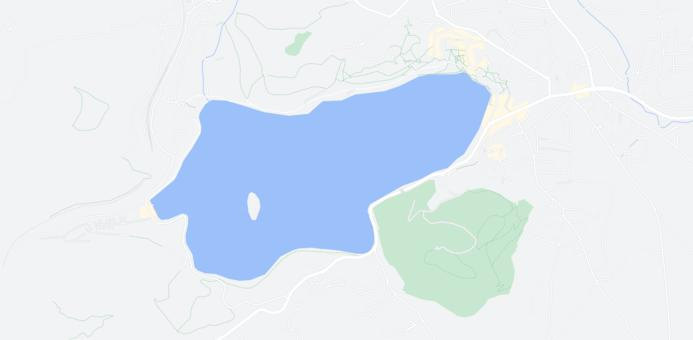
#> input picture zagovor5/data/bled-lake-decimated-uint8.jpeg, 693 x 340 px, found by its file name
$ python script2.py
#> lines starting #> are read from the running program, lines starting #| are printed output that depends on the picture; after the words box and inside, x2 and y2 are one past the last pixel; in counts of white or black regions, pixels touching at a corner belong together
#> further down, iImage is the input picture: shape (340, 693, 3); mean R, G, B 224.6, 233.4, 243
### OSV_lib.py
import matplotlib.pyplot as plt
import numpy as np
import os, sys

# [214 lines left out: functions loadImage, displayImage, saveImage, computeHistogram, displayHistogram, equalizeHistogram and 6 more, not called in this run]

# Dodelana funkcija iz 1. vaje
def displayImage(iImage, iTitle='', iGridX=None, iGridY=None):
    fig = plt.figure(facecolor="white")
    plt.title(iTitle)

    if iGridX is not None and iGridY is not None:
        stepX = iGridX[1] - iGridX[0]
        stepY = iGridY[1] - iGridY[0]

        extent = {
            iGridX[0] - 0.5 * stepX,
            iGridX[-1] + 0.5 * stepX,
            iGridY[-1] + 0.5 * stepY,
            iGridY[0] - 0.5 * stepY,
        }

    else:
        extent = (

            0 - 0.5,
            iImage.shape[1] - 0.5,
            iImage.shape[0] - 0.5,
            0 - 0.5,
        )


    plt.imshow(iImage, cmap=plt.cm.gray, vmin=0, vmax=255, aspect="equal", extent=extent)


    return fig

# [465 lines left out: functions getPlanarCrossSection, getPlanarProjection, scaleImage, windowImage, sectionalScaleImage, gammaImage and 9 more, not called in this run]

def spatialFiltering(iType, iImage, iFilter, iStatFunc=None, iMorphOp=None):
    N,M = iFilter.shape
    m = int((M-1)/2)
    n = int((N-1)/2)

    iImage = changeSpatialDomain("enlarge", iImage, m, n, 0, 0)

    Y,X = iImage.shape
    oImage = np.zeros((Y,X), dtype=float)

    for y in range(n, Y-n):
        for x in range(m,X-m):
            patch = iImage[y-n:y+n+1, x-m:x+m+1]

            if iType == "kernel":
                oImage[y,x] = (patch * iFilter).sum()
            elif iType == "statistical":
                oImage[y,x] = iStatFunc(patch)
            elif iType == "morphological":
                R = patch[iFilter!=0]
                if iMorphOp == "erosion":
                    oImage[y,x]=R.min()
                elif iMorphOp == "dialation":
                    oImage[y,x]=R.max()
                else:
                    print("\nError: Incorrect iMorphOp!\n")
                    return 0
            else:
                print("\nError: Incorrect iType!\n")
                return 0

    oImage = changeSpatialDomain("reduce", oImage, m, n, 0, 0)
    return oImage

# Naloga 3:
def changeSpatialDomain(iType, iImage, iX, iY, iMode, iBgr):
    Y,X = iImage.shape

    if iType == "enlarge":
        oImage = np.zeros((Y+2*iY, X+2*iX))
        oImage[iY:Y+iY, iX:X+iX] = iImage

    elif iType == "reduce":
        oImage = iImage[iY:Y-iY, iX:X-iX]

    else:
        print("\nError: Incorrect iType!\n")
        return 0

    if iMode == "constant":
        oImage = np.zeros((Y+2*iY, X+2*iX)) + iBgr
        oImage[iY:Y+iY, iX:X+iX] = iImage

    elif iMode == "extrapolation":
        oImage = np.zeros((Y+2*iY, X+2*iX))
        oImage[iY:Y+iY, iX:X+iX] = iImage

        oImage[:iY, iX:X + iX] = iImage[0, :]
        oImage[Y + iY:, iX:X + iX] = iImage[-1, :]
        oImage[iY:Y + iY, :iX] = iImage[:, 0].reshape(-1, 1)
        oImage[iY:Y + iY, X + iX:] = iImage[:, -1].reshape(-1, 1)
        oImage[:iY, :iX] = iImage[0, 0]
        oImage[:iY, X + iX:] = iImage[0, -1]
        oImage[Y + iY:, :iX] = iImage[-1, 0]
        oImage[Y + iY:, X + iX:] = iImage[-1, -1]


    elif iMode == "reflection":
        oImage = np.zeros((Y + 2 * iY, X + 2 * iX), dtype=iImage.dtype)
        oImage[iY:Y + iY, iX:X + iX] = iImage

        for y in range(iY):
            idx = (iY - y) % Y
            oImage[y, iX:X + iX] = iImage[idx, :]
        for y in range(iY):
            idx = (Y - (y % Y) - 1)
            oImage[Y + iY + y, iX:X + iX] = iImage[idx, :]

        for x in range(iX):
            idx = (iX - x) % X
            oImage[:, x] = oImage[:, iX + idx]
        for x in range(iX):
            idx = (X - (x % X) - 1)
            oImage[:, X + iX + x] = oImage[:, iX + idx]

        for y in range(iY):
            for x in range(iX):
                idx_y_top = (iY - y) % Y
                idx_x_left = (iX - x) % X
                idx_y_bottom = (Y - (y % Y) - 1)
                idx_x_right = (X - (x % X) - 1)

                oImage[y, x] = iImage[idx_y_top, idx_x_left]
                oImage[y, X + iX + x] = iImage[idx_y_top, idx_x_right]
                oImage[Y + iY + y, x] = iImage[idx_y_bottom, idx_x_left]
                oImage[Y + iY + y, X + iX + x] = iImage[idx_y_bottom, idx_x_right]


    elif iMode == 'period':
        if iImage.ndim == 3:
            oImage = np.zeros((Y + 2*iY, X + 2*iX, iImage.shape[2]), dtype=iImage.dtype)
        else:
            oImage = np.zeros((Y + 2*iY, X + 2*iX), dtype=iImage.dtype)

        for y in range(Y):
            for x in range(X):
                oImage[iY + y, iX + x] = iImage[y, x]

        for y in range(iY):
            for x in range(X):
                oImage[y, iX + x] = iImage[(y - iY) % Y, x]

        for y in range(iY):
            for x in range(X):
                oImage[Y + iY + y, iX + x] = iImage[y % Y, x]

        for y in range(Y):
            for x in range(iX):
                oImage[iY + y, x] = iImage[y, (x - iX) % X]

        for y in range(Y):
            for x in range(iX):
                oImage[iY + y, X + iX + x] = iImage[y, x % X]

        for y in range(iY):
            for x in range(iX):
                oImage[y, x] = iImage[(y - iY) % Y, (x - iX) % X]

        for y in range(iY):
            for x in range(iX):
                oImage[y, X + iX + x] = iImage[(y - iY) % Y, x % X]

        for y in range(iY):
            for x in range(iX):
                oImage[Y + iY + y, x] = iImage[y % Y, (x - iX) % X]

        for y in range(iY):
            for x in range(iX):
                oImage[Y + iY + y, X + iX + x] = iImage[y % Y, x % X]

    return oImage

### zagovor5/script2.py
import numpy as np
import matplotlib.pyplot as plt
import os, sys
parent_dir = "/home/urban/Faks/Obdelava slik in videa/Vaje"
sys.path.append(parent_dir)
from OSV_lib import spatialFiltering, displayImage

# Naloga 1:
def get_blue_region(iImage, iThreshold):
#> called with iThreshold = 235
    oImage = np.zeros_like(iImage[:,:,2])

    blue_part = np.zeros_like(iImage[:,:,2])
    blue = iImage[:,:,2] > iThreshold
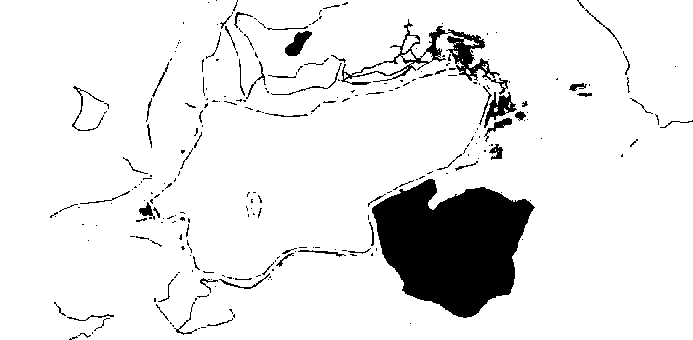
#> blue: shape (340, 693) bool; 90.7% white; 269 black regions (201 under 20 px), largest, box (x1, y1, x2, y2) and area: (372, 179, 535, 318) 14759, (341, 19, 508, 95) 2086, (484, 92, 517, 128) 438
    white = (iImage[:,:,0] > iThreshold) & (iImage[:,:,1] > iThreshold) & (iImage[:,:,2] > iThreshold)
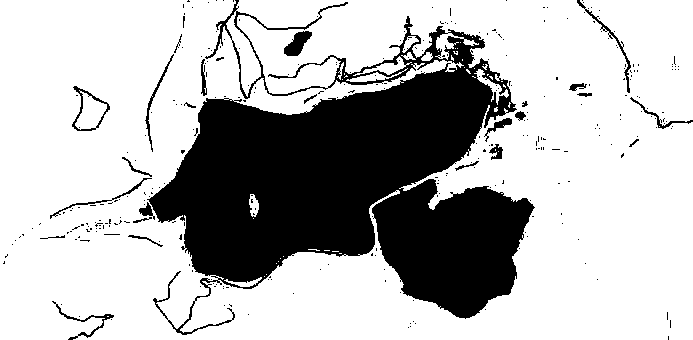
#> white: shape (340, 693) bool; 72.3% white; 322 black regions (297 under 20 px), largest, box (x1, y1, x2, y2) and area: (147, 0, 535, 335) 61414, (284, 31, 312, 56) 387, (577, 0, 631, 93) 314

    blue_part[blue & ~white] = 255
    oImage = blue_part

    return oImage


if __name__ == "__main__":
    iImage = plt.imread("zagovor5/data/bled-lake-decimated-uint8.jpeg")
    iThreshold = 235
    blue_region = get_blue_region(iImage, iThreshold)
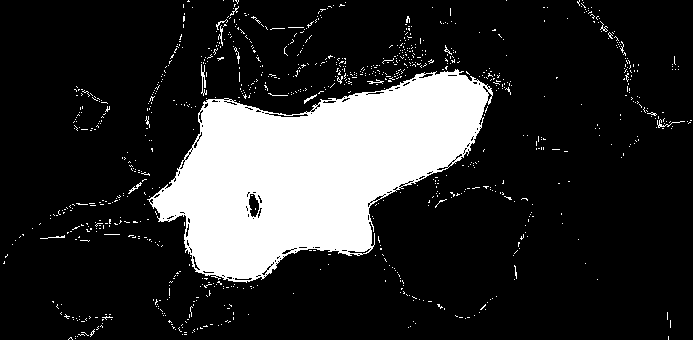
#> blue_region: shape (340, 693); 18.4% white; 936 white regions (920 under 20 px), largest, box (x1, y1, x2, y2) and area: (147, 69, 493, 283) 40299, (201, 64, 207, 96) 82, (657, 119, 685, 128) 51
    plt.imshow(blue_region, cmap='gray')
    plt.show()

# Naloga 2:
if __name__ == "__main__":
    # erozija nato dilacija
    MKernel = np.array([
            [0,0,1,0,0],
            [0,1,1,1,0],
            [1,1,1,1,1],
            [0,1,1,1,0],
            [0,0,1,0,0]
        ])

    erosion = spatialFiltering("morphological", blue_region, iFilter=MKernel, iMorphOp="erosion")
#> in changeSpatialDomain, `oImage[iY:Y+iY, iX:X+iX] = iImage`: oImage: shape (344, 697) float64; 18.1% white; 936 white regions (920 under 20 px), largest, box (x1, y1, x2, y2) and area: (149, 71, 495, 285) 40299, (203, 66, 209, 98) 82, (659, 121, 687, 130) 51
#> after the loop in spatialFiltering, `for y in range(n, Y-n):`: oImage: shape (344, 697) float64; 15.3% white; 4 white regions (3 under 20 px), largest, box (x1, y1, x2, y2) and area: (156, 75, 489, 280) 36635
#> in changeSpatialDomain (call 2), `oImage = iImage[iY:Y-iY, iX:X-iX]`: oImage: shape (340, 693) float64; 15.6% white; 4 white regions (3 under 20 px), largest, box (x1, y1, x2, y2) and area: (154, 73, 487, 278) 36635
    dilation = spatialFiltering("morphological", erosion, iFilter=MKernel, iMorphOp="dialation")
#> call 2 of spatialFiltering, with iType = 'morphological', iFilter = array of shape (5, 5), iMorphOp = 'dialation'
#> after the loop in spatialFiltering (call 2), `for y in range(n, Y-n):`:
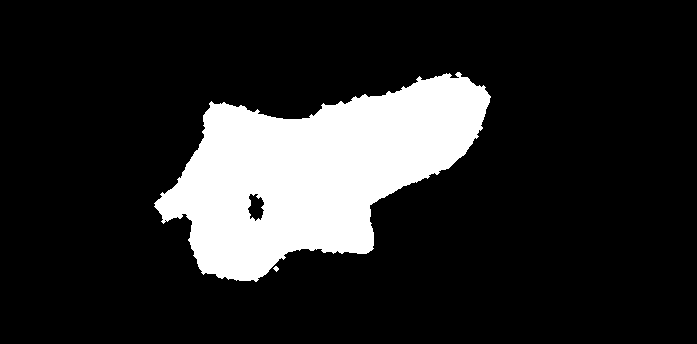
#> oImage: shape (344, 697) float64; 16.1% white; 2 white regions, box (x1, y1, x2, y2) and area: (154, 72, 491, 282) 38639, (273, 266, 279, 272) 21
#> in changeSpatialDomain (call 4), `oImage = iImage[iY:Y-iY, iX:X-iX]`: oImage: shape (340, 693) float64; 16.4% white; 2 white regions, box (x1, y1, x2, y2) and area: (152, 70, 489, 280) 38639, (271, 264, 277, 270) 21
    lake_mask = dilation

    displayImage(lake_mask, "Lake mask")

    # zaznava robov = dilacija - mask
    dilated = spatialFiltering("morphological", lake_mask, iFilter=MKernel, iMorphOp="dialation")
#> call 3 of spatialFiltering, with iType = 'morphological', iFilter = array of shape (5, 5), iMorphOp = 'dialation'
#> after the loop in spatialFiltering (call 3), `for y in range(n, Y-n):`:
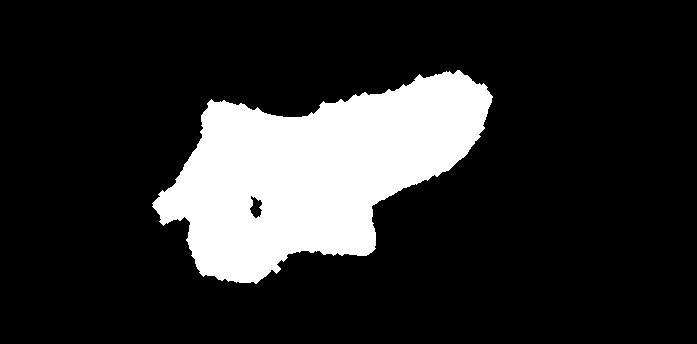
#> oImage: shape (344, 697) float64; 17% white; 1 white region, box (x1, y1, x2, y2) and area: (152, 70, 493, 284) 40641
#> in changeSpatialDomain (call 6), `oImage = iImage[iY:Y-iY, iX:X-iX]`:
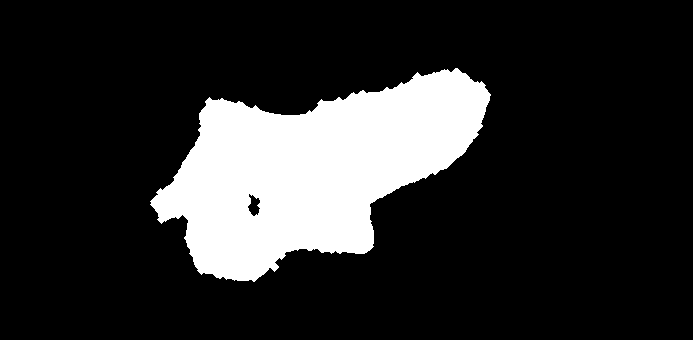
#> oImage: shape (340, 693) float64; 17.2% white; 1 white region, box (x1, y1, x2, y2) and area: (150, 68, 491, 282) 40641
    lake_edge_mask = dilated - lake_mask
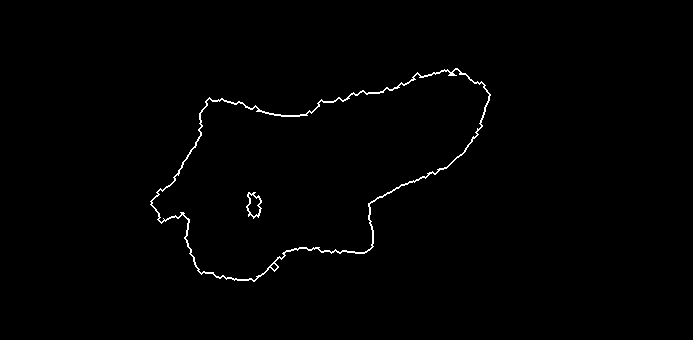
#> lake_edge_mask: shape (340, 693) float64; 0.84% white in thin lines or dots, all inside (x1, y1, x2, y2) = (150, 68, 491, 282)
    plt.imshow(lake_edge_mask, cmap='gray')
    plt.show()


# Naloga 3:
def find_edge_coordinates(iImage):
    oEdges = []
    y, x = iImage.shape
#> y = 340; x = 693

    for y in range(y):
        for x in range(x):
            if iImage[y, x] == 255:
                oEdges.append((y, x))

    return oEdges


if __name__ == "__main__":
    edge_coordinates = find_edge_coordinates(lake_edge_mask)
#> edge_coordinates = 1981 pairs, first value 68 to 281, second value 150 to 490
    print(len(edge_coordinates))
#| 1981


# Naloga 4:
def compute_distances(iImage , iMask = None):
    oImage = np.zeros_like(iImage)

    Y, X = iImage.shape
#> Y = 340; X = 693
    edges = find_edge_coordinates(lake_edge_mask)
#> edges has the same summary as edge_coordinates outside compute_distances

    for x in range(X):
        for y in range(Y):
            if iMask is None or iMask[y,x]:
                # Racunanje razdalje do najblizje tocke roba
                distances = ( (edges[:,0] - x)**2 + (edges[:,1] - y)**2 )**0.5
                oImage[y,x] = np.min(distances)
#> oImage: shape (340, 693) float64; every value is 0

    return oImage


if __name__ == "__main__":
#> (the run stopped early here; a loop or call above may not have finished)
